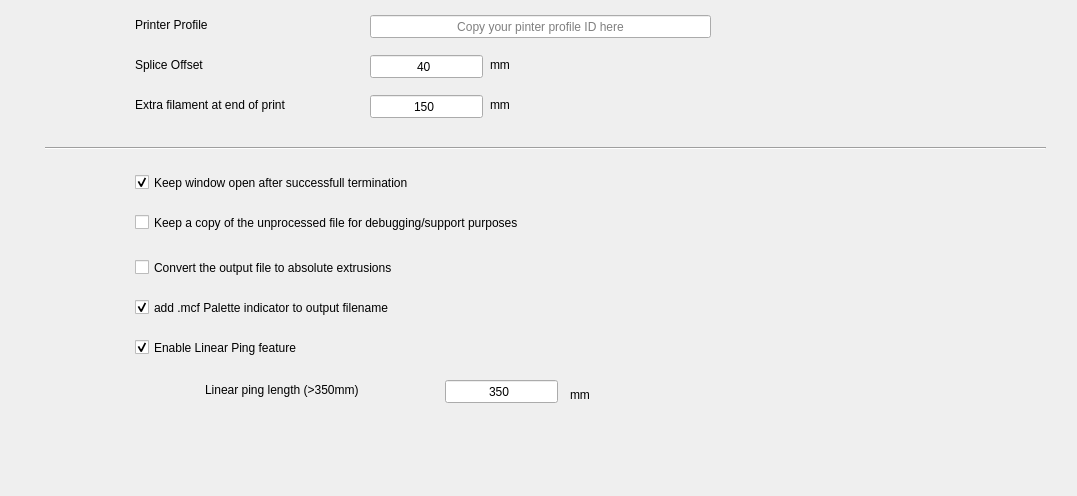
      <widget class="QWidget" name="page_3">
       <property name="geometry">
        <rect>
         <x>0</x>
         <y>0</y>
         <width>1077</width>
         <height>496</height>
        </rect>
       </property>
       <attribute name="label">
        <string>Basic P2PP Configuration </string>
       </attribute>
       <widget class="QLabel" name="PrinterProfile">
        <property name="geometry">
         <rect>
          <x>135</x>
          <y>15</y>
          <width>226</width>
          <height>20</height>
         </rect>
        </property>
        <property name="text">
         <string>Printer Profile</string>
        </property>
       </widget>
       <widget class="QLineEdit" name="printerprofile">
        <property name="geometry">
         <rect>
          <x>370</x>
          <y>15</y>
          <width>341</width>
          <height>23</height>
         </rect>
        </property>
        <property name="toolTip">
         <string>The printer ID should be retrieved fom a GCODE file that 
was printed with YOUR Palette 2.   You can manually 
retrieve the Printer Profile from the this or you can 
drag/drop the file to the Prusa Conifiguration tab  
drop target to retrieve it automatically</string>
        </property>
        <property name="inputMask">
         <string>HHHHHHHHHHHHHHHH</string>
        </property>
        <property name="text">
         <string/>
        </property>
        <property name="alignment">
         <set>Qt::AlignCenter</set>
        </property>
        <property name="placeholderText">
         <string>Copy your pinter profile ID here</string>
        </property>
       </widget>
       <widget class="QLabel" name="spliceoffset_lbl">
        <property name="geometry">
         <rect>
          <x>135</x>
          <y>55</y>
          <width>226</width>
          <height>20</height>
         </rect>
        </property>
        <property name="text">
         <string>Splice Offset</string>
        </property>
       </widget>
       <widget class="QLineEdit" name="spliceoffset">
        <property name="geometry">
         <rect>
          <x>370</x>
          <y>55</y>
          <width>113</width>
          <height>23</height>
         </rect>
        </property>
        <property name="toolTip">
         <string>Splicing offset is the amount of extra filament 
that is generated AFTER the color change.   
The purpose of this function is to assure the
 transition to the new color is still with the wipe 
tower even if the finalemnt consumption was 
higher.   Downside of this parameter is that this 
length comes on top of the purge length for each 
transition.   It is important to well tune your 
printer so this value can be reduced as much
 as possible</string>
        </property>
        <property name="inputMask">
         <string>900</string>
        </property>
        <property name="text">
         <string>40</string>
        </property>
        <property name="alignment">
         <set>Qt::AlignCenter</set>
        </property>
       </widget>
       <widget class="QLabel" name="label_5">
        <property name="geometry">
         <rect>
          <x>490</x>
          <y>55</y>
          <width>76</width>
          <height>20</height>
         </rect>
        </property>
        <property name="text">
         <string>mm</string>
        </property>
       </widget>
       <widget class="QLabel" name="label_25">
        <property name="geometry">
         <rect>
          <x>135</x>
          <y>95</y>
          <width>226</width>
          <height>20</height>
         </rect>
        </property>
        <property name="text">
         <string>Extra filament at end of print</string>
        </property>
       </widget>
       <widget class="QLineEdit" name="extrafilament">
        <property name="geometry">
         <rect>
          <x>370</x>
          <y>95</y>
          <width>113</width>
          <height>23</height>
         </rect>
        </property>
        <property name="toolTip">
         <string>Printers have a certain distance between 
the extruder motor and the hot end.   
This can be a short distance with a directly 
driven extruder, but can be fairly long on 
a bowden setup.   The length specified 
here should be the length of the distance 
between the nozzle tip end the extruder 
motor plus 50-100mm to allow for 
overconsumption and to make the filament  
easy to unload</string>
        </property>
        <property name="inputMask">
         <string>9000</string>
        </property>
        <property name="text">
         <string>150</string>
        </property>
        <property name="alignment">
         <set>Qt::AlignCenter</set>
        </property>
       </widget>
       <widget class="QLabel" name="label_6">
        <property name="geometry">
         <rect>
          <x>490</x>
          <y>95</y>
          <width>76</width>
          <height>20</height>
         </rect>
        </property>
        <property name="text">
         <string>mm</string>
        </property>
       </widget>
       <widget class="Line" name="line">
        <property name="geometry">
         <rect>
          <x>45</x>
          <y>140</y>
          <width>1001</width>
          <height>16</height>
         </rect>
        </property>
        <property name="orientation">
         <enum>Qt::Horizontal</enum>
        </property>
       </widget>
       <widget class="QCheckBox" name="consolewait">
        <property name="geometry">
         <rect>
          <x>135</x>
          <y>170</y>
          <width>906</width>
          <height>25</height>
         </rect>
        </property>
        <property name="toolTip">
         <string>Keeps the window open even if there 
are no processing warnings</string>
        </property>
        <property name="text">
         <string>Keep window open after successfull termination</string>
        </property>
        <property name="checked">
         <bool>true</bool>
        </property>
       </widget>
       <widget class="QCheckBox" name="saveunprocessed">
        <property name="geometry">
         <rect>
          <x>135</x>
          <y>210</y>
          <width>861</width>
          <height>25</height>
         </rect>
        </property>
        <property name="toolTip">
         <string>Saves the input file with a suffix _unprocessed 
so it can be used for comparison/debugging 
purposes later (this file may be asked for if 
there are issues witht he processed dcode.</string>
        </property>
        <property name="text">
         <string>Keep a copy of the unprocessed file for debugging/support purposes</string>
        </property>
       </widget>
       <widget class="QCheckBox" name="absoluteextruder">
        <property name="geometry">
         <rect>
          <x>135</x>
          <y>255</y>
          <width>866</width>
          <height>25</height>
         </rect>
        </property>
        <property name="toolTip">
         <string>Convert the gcode file to absolute 
extrusion when writing the output file
(input files ALWAYS have to be 
relative extrusion files)</string>
        </property>
        <property name="text">
         <string>Convert the output file to absolute extrusions</string>
        </property>
       </widget>
       <widget class="QCheckBox" name="convertfilename">
        <property name="geometry">
         <rect>
          <x>135</x>
          <y>295</y>
          <width>921</width>
          <height>25</height>
         </rect>
        </property>
        <property name="toolTip">
         <string>Palette uses an .mcf. infix in their filename 
to drive the &quot;PALETTE&quot; flag on the octoprint 
display.   This setting will add this 
functionality to your gcode output file</string>
        </property>
        <property name="text">
         <string>add .mcf Palette indicator to output filename</string>
        </property>
        <property name="checked">
         <bool>true</bool>
        </property>
       </widget>
       <widget class="QCheckBox" name="linearping_enable">
        <property name="geometry">
         <rect>
          <x>135</x>
          <y>335</y>
          <width>441</width>
          <height>25</height>
         </rect>
        </property>
        <property name="toolTip">
         <string>PINGS are a main feature of Palette to keep 
the filament creeation and the printer synced 
up.  By default, palette increases the 
distance between pings by 3 or 4% per ping.   
This setting keeps the pings constant so 
they are evensly spaced in the entire print 
and the level of correction is the same 
throughout the whole print.  The minimal 
Ping length is 350mm.</string>
        </property>
        <property name="text">
         <string>Enable Linear Ping feature</string>
        </property>
        <property name="checked">
         <bool>true</bool>
        </property>
       </widget>
       <widget class="QLabel" name="label_7">
        <property name="geometry">
         <rect>
          <x>205</x>
          <y>380</y>
          <width>241</width>
          <height>20</height>
         </rect>
        </property>
        <property name="text">
         <string>Linear ping length (&gt;350mm)</string>
        </property>
       </widget>
       <widget class="QLineEdit" name="linearping">
        <property name="geometry">
         <rect>
          <x>445</x>
          <y>380</y>
          <width>113</width>
          <height>23</height>
         </rect>
        </property>
        <property name="inputMask">
         <string>9990</string>
        </property>
        <property name="text">
         <string>350</string>
        </property>
        <property name="maxLength">
         <number>4</number>
        </property>
        <property name="alignment">
         <set>Qt::AlignCenter</set>
        </property>
       </widget>
       <widget class="QLabel" name="label_8">
        <property name="geometry">
         <rect>
          <x>570</x>
          <y>385</y>
          <width>76</width>
          <height>20</height>
         </rect>
        </property>
        <property name="text">
         <string>mm</string>
        </property>
       </widget>
      </widget>
